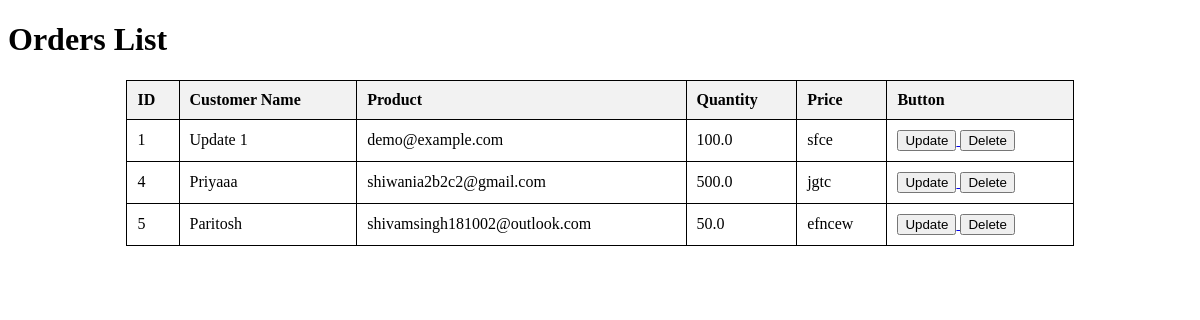
Screenshot of /api/show/ with the database file from the repository.
### crud_app/models.py (models this page shows)
class Orders(models.Model):
    ordId = models.AutoField(primary_key=True)
    name = models.CharField(max_length=25)
    price = models.FloatField()
    email = models.EmailField()
    addr = models.CharField(max_length=100)

### crud_app/views.py (the view)
# urls.py: path('show/', views.showorder),
def showorder(request):
    orders = Orders.objects.all()
    return render(request, 'showorder.html', {'ord': orders})

### crud_app/templates/showorder.html (shortened to what this page needs)
<!DOCTYPE html>
<html lang="en">
<head>
</head>
<body>
    <h1>Orders List</h1>
    <table>
        <thead>
            <tr>
                <th>ID</th>
                <th>Customer Name</th>
                <th>Product</th>
                <th>Quantity</th>
                <th>Price</th>
                <th>Button</th>
            </tr>
        </thead>
        <tbody>
            {% for order in ord %}
            <tr>
                <td>{{ order.ordId }}</td>
                <td>{{ order.name }}</td>
                <td>{{ order.email }}</td>
                <td>{{ order.price }}</td>
                <td>{{ order.addr }}</td>
                <td>
                    <a href="{% url 'ui' order.ordId %}">
                        <button type="button">Update</button>
                    </a>
                    <a href="{% url 'di' order.ordId %}">
                        <button type="button">Delete</button>
                    </a>
                </td>
            </tr>
            {% endfor %}
        </tbody>
    </table>
</body>
</html>

### crud_app/templates/showorder.html (style rules this page uses)
table { width: 80%; margin: 0 auto; border-collapse: collapse; }
table, th, td { border: 1px solid black; }
th, td { padding: 10px; text-align: left; }
th { background-color: #f2f2f2; }

### rows the page displays
Orders: ordId "1", name "Update 1", email "demo@example.com", price "100.0", addr "sfce"
Orders: ordId "4", name "Priyaaa", email "shiwania2b2c2@gmail.com", price "500.0", addr "jgtc"
Orders: ordId "5", name "Paritosh", email "shivamsingh181002@outlook.com", price "50.0", addr "efncew"
